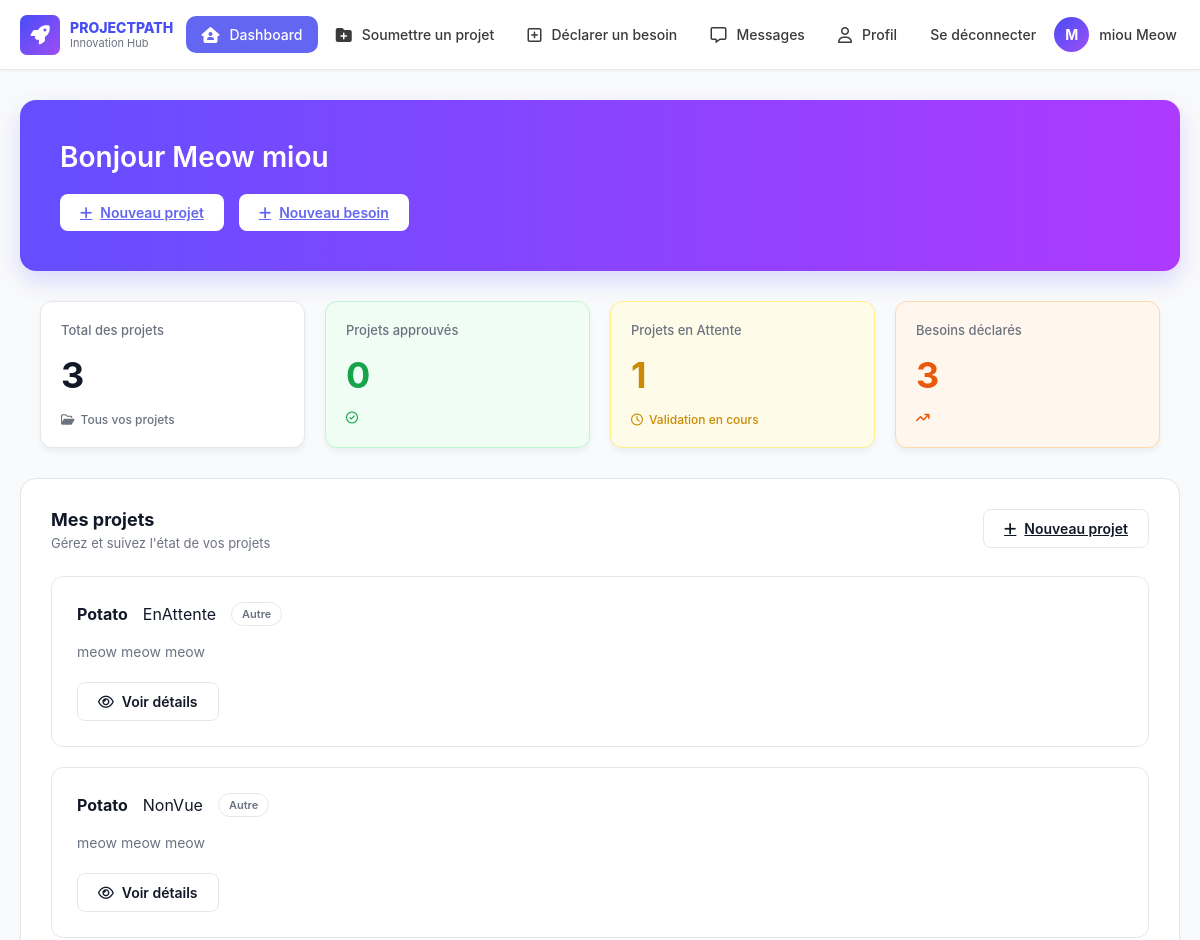
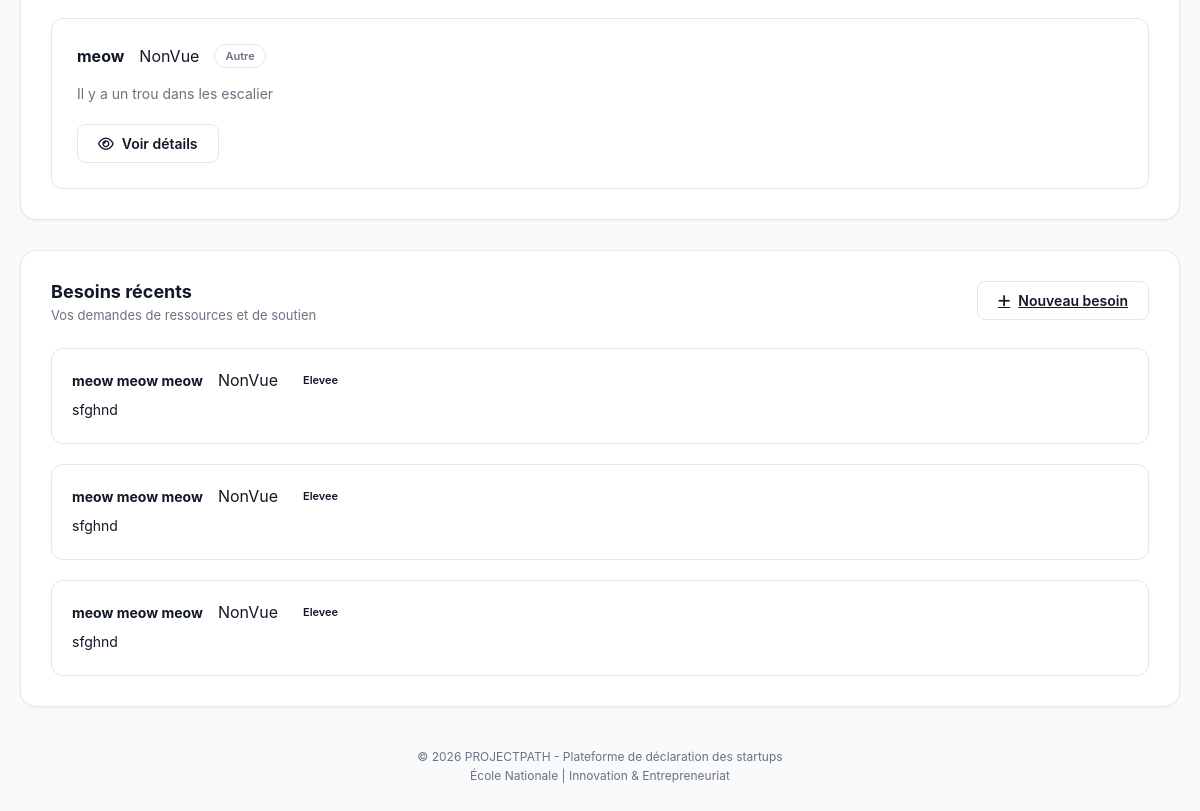
The app's page /home/13 (signed in), older data (2 pictures, top to bottom).
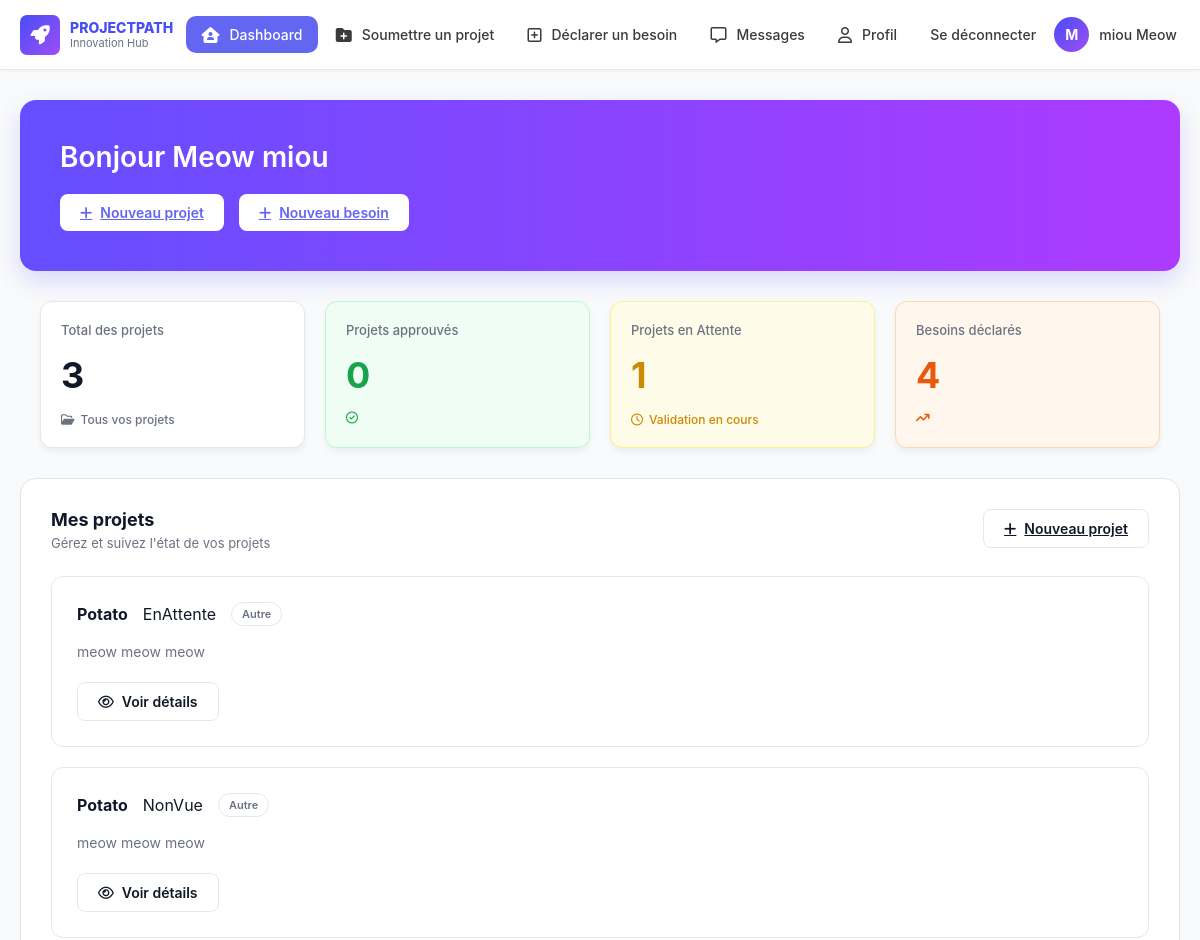
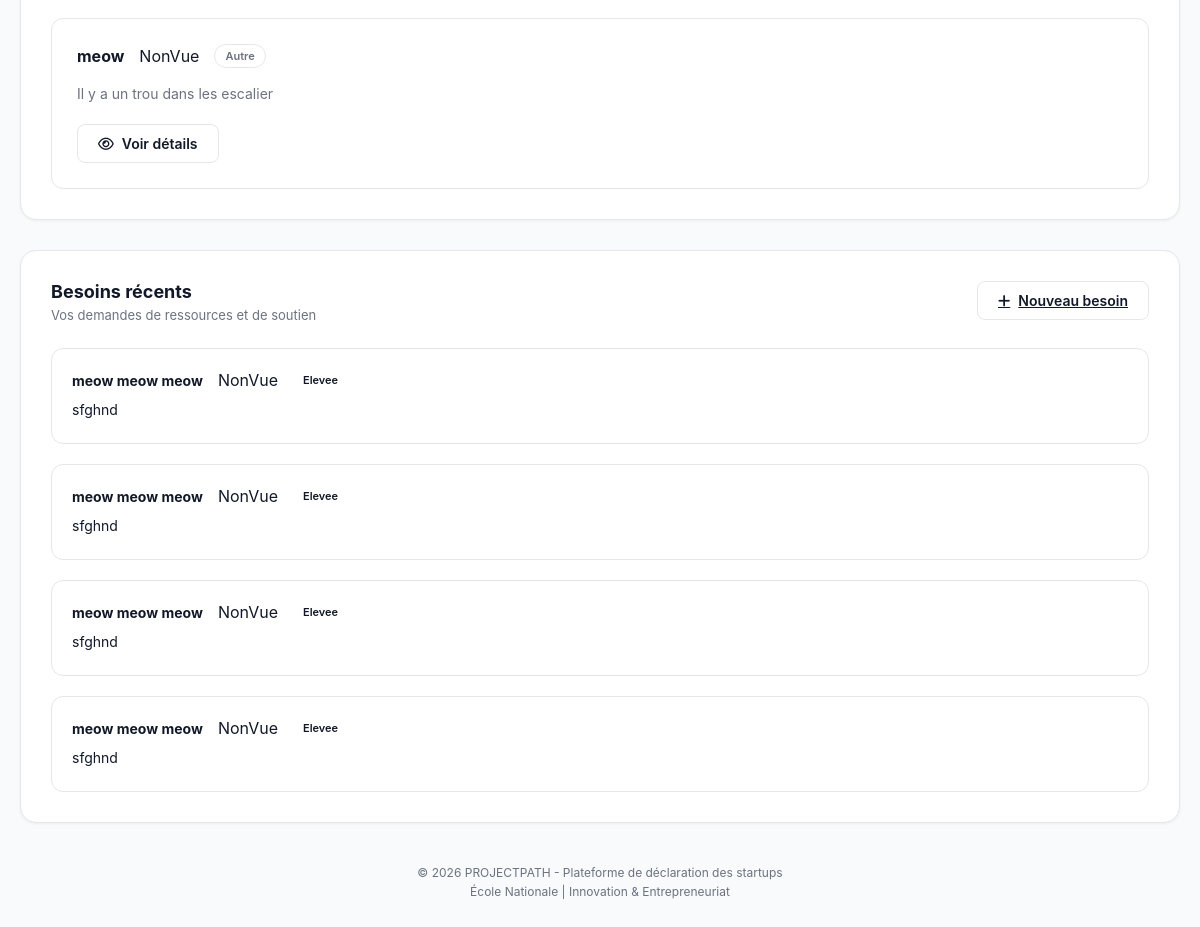
The same page, newer data (2 pictures, top to bottom).
### PP/models.py (models this page shows)
class projet(models.Model):
    nom_projet= models.fields.CharField(max_length=100)
    description = models.fields.CharField(max_length=1000)
    participants = models.ForeignKey(CompteEtudiant, on_delete = models.CASCADE, null = True, blank=True)
    probleme_resolu = models.fields.CharField(max_length=200)
    class Domaine(models.TextChoices):
        Technologie_et_sante = "Technologie et sante", "Technologie et sante"
        Technologie_et_finances = "Technologie et finances", "Technologie et finances"
        Technologie_et_Environement = "Technologie et environement", "Technologie et environement"
        E_commerce = "E-commerce", "E-commerce"
        Technologie_et_agriculture = "Technologie et agriculture", "Technologie et agriculture"
        Autre = "Autre", "Autre"
    domaine = models.CharField(max_length=30, choices= Domaine.choices, default="Autre")
    objectif = models.CharField(max_length=200)
    file_path = models.FileField(upload_to="files/", null = False,verbose_name="",validators=[Validate_fichier])
    statut = models.fields.CharField(max_length = 16, choices = Statut.choices, default = "NonVue")
    created_at = models.DateTimeField(auto_now_add=True)
    updated_at = models.DateTimeField(auto_now=True)

class Besoin(models.Model):
    projet_concerne = models.fields.CharField(max_length=100)
    class TypeDeBesoin(models.TextChoices):
        Materiel = "Materiel" ,'Materiel'
        Budget = "Budget", 'Budget'
        Encadrement = "Encadrement", 'Encadrement'
        Laboratoire = "Laboratoire", 'Laboratoire'
        Support_Technique = "Support Technique", 'Support Technique'
        Formation = "Formation", 'Formation'
        Networking = "Networking", 'Networking'
    typeDeBesoin = models.fields.CharField(max_length = 20 , choices = TypeDeBesoin.choices, default = "MATERIEL") #si ça se trouve tu dois choisir parmi une liste
    class priorite(models.TextChoices):
        Basse = "Basse"
        Moyenne = "Moyenne"
        Eleve = "Elevee"
    priority = models.fields.CharField(max_length = 50, choices =priorite.choices, default = "Elevee")
    description = models.fields.CharField(max_length = 1000)
    participant = models.ForeignKey(CompteEtudiant, on_delete = models.CASCADE, null = True, blank = True)
    justification = models.fields.CharField(max_length=1000)
    file_path = models.FileField(upload_to="files/", null = True ,blank = True ,verbose_name="", validators=[Validate_fichier])
    statut = models.fields.CharField(max_length = 16, choices = Statut.choices, default = "NonVue")

### PP/views.py (the view)
# urls.py: 2. Add a URL to urlpatterns:  path('', views.home, name='home')
@login_required
def home(request,user_id):
    if request.user.id != user_id:
        return redirect("logout")
    user = CompteEtudiant.objects.get(id = user_id)
    user_projects = user.projet_set.all()
    user_request = user.besoin_set.all()
    project_nbr = user_projects.count()
    prj_enAtt = projet.objects.filter(statut = "EnAttente",  participants = user).count()
    prj_valide = projet.objects.filter(statut = "Accepte",  participants = user).count()
    prj_refuse = projet.objects.filter(statut = "DocumentManquant",  participants = user).count()
    besoin_nbr = user_request.count()
    bs_enAtt = Besoin.objects.filter(statut = "EnAttente", participant = user).count()
    bs_valide = Besoin.objects.filter(statut = "Accepte", participant = user).count()
    bs_refuse = Besoin.objects.filter(statut = "DocumentManquant",  participant = user).count()
    return render(request,"Student/home.html",{"user" : user, "user_projects": user_projects,
                                               "user_request":user_request ,"user_id": user_id,
                                               "prj_nb": project_nbr, "prj_enAtt": prj_enAtt,
                                               "prj_valide": prj_valide, "prj_refuse": prj_refuse,
                                                "bs_nb": besoin_nbr, "bs_enAtt": bs_enAtt, "bs_valide": bs_valide,
                                                "bs_refuse": bs_refuse})

### PP/template/Student/home.html (shortened to what the changed rows need)
{% load static %}
<!DOCTYPE html>
<html lang="en">
<head>
    <link rel="stylesheet" href="{% static 'css/dashboard.css' %}">
    <link rel="stylesheet" href="https://cdnjs.cloudflare.com/ajax/libs/font-awesome/6.4.0/css/all.min.css">
</head>
<body>
    <main class="container">
        <section class="hero-section">
            <h1 class="hero-title">Bonjour <span id="userNameHero">{{user.first_name}} {{user.last_name}}</span></h1>
        </section>
        <section class="stats-grid">
            <div class="stat-card stat-total">
                <h2 class="stat-value" id="stat-total-val">{{prj_nb}}</h2>
            </div>
            <div class="stat-card stat-approved">
                <h2 class="stat-value text-green" id="stat-approved-val">{{prj_valide}}</h2>
            </div>
            <div class="stat-card stat-pending">
                <h2 class="stat-value text-yellow" id="stat-pending-val">{{prj_enAtt}}</h2>
            </div>
            <div class="stat-card stat-needs">
                <p class="stat-label">Besoins déclarés</p>
                <h2 class="stat-value text-orange" id="stat-needs-val">{{bs_nb}}</h2>
                <div class="stat-footer text-orange">
                    <i class="fa-solid fa-arrow-trend-up"></i>
                </div>
            </div>
        </section>
        <section class="content-section">
            <div class="section-header">
                <div>
                    <h2 class="section-title">Mes projets</h2>
                </div>
            </div>
            <div id="projects-container" class="cards-container">
                     {%for p in user_projects%}
                        <div class="project-card">
                            <div class="project-header-row">
                                <h3 class="project-name">{{p.nom_projet}}</h3>
                                <p>{{p.statut}}</p>
                                <span class="badge badge-outline">{{p.domaine}}</span>
                            </div>
                            <p class="project-desc">{{p.description}}</p>
                            <div class="project-footer">
                    <button class="btn btn-outline" onclick="window.location.href='/project_details/{{p.id}}/{{user_id}}/0'"><i class="fa-regular fa-eye"></i> Voir détails</button>
                </div>
                </div>
                     {%endfor%}
            </div>
        </section>
        <section class="content-section mt-5">
            <div class="section-header">
                <div>
                    <h2 class="section-title">Besoins récents</h2>
                </div>
            </div>
            <div id="needs-container" class="cards-container">
                     {%for b in user_request%}
                        <div class="need-card">
                           <div class="need-title-row">
                            <h3 class="need-name">{{b.description}}</h3>
                            <p>{{b.statut}}</p>
                             <span class="badge ${priorityClass}">{{b.priority}}</span>
                         </div>
                        <p class="need-desc">{{b.justification}}</p>
                      </div>
                        {%endfor%}
            </div>
        </section>
</body>
</html>

Row changes from the older to the newer data that the page shows:
added Besoin: description "meow meow meow", statut "NonVue", priority "Elevee", justification "sfghnd"
Text that changed along with them:
{{ bs_nb }}: "3" → "4"
